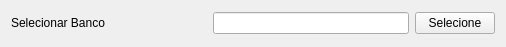
<?xml version="1.0" encoding="UTF-8"?>
<ui version="4.0">
 <class>selectFileWidget</class>
 <widget class="QWidget" name="selectFileWidget">
  <property name="geometry">
   <rect>
    <x>0</x>
    <y>0</y>
    <width>506</width>
    <height>47</height>
   </rect>
  </property>
  <property name="windowTitle">
   <string>Form</string>
  </property>
  <layout class="QGridLayout" name="gridLayout">
   <item row="0" column="0">
    <layout class="QHBoxLayout" name="horizontalLayout">
     <item>
      <widget class="QLabel" name="label">
       <property name="sizePolicy">
        <sizepolicy hsizetype="MinimumExpanding" vsizetype="Fixed">
         <horstretch>0</horstretch>
         <verstretch>0</verstretch>
        </sizepolicy>
       </property>
       <property name="minimumSize">
        <size>
         <width>0</width>
         <height>0</height>
        </size>
       </property>
       <property name="text">
        <string>Selecionar Banco</string>
       </property>
      </widget>
     </item>
     <item>
      <widget class="QLineEdit" name="lineEdit">
       <property name="sizePolicy">
        <sizepolicy hsizetype="Expanding" vsizetype="Fixed">
         <horstretch>0</horstretch>
         <verstretch>0</verstretch>
        </sizepolicy>
       </property>
      </widget>
     </item>
     <item>
      <widget class="QPushButton" name="selectFilePushButton">
       <property name="text">
        <string>Selecione</string>
       </property>
      </widget>
     </item>
    </layout>
   </item>
  </layout>
 </widget>
 <resources/>
 <connections/>
</ui>
